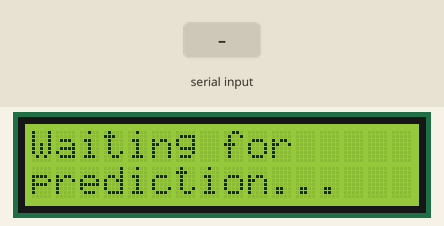
A sketch run on a simulated Arduino Uno, built with avr-gcc and run on an emulated ATmega328P. Parts: 16×2 character LCD. The inputs (shaded band) are chosen by the test bench. What the sketch prints to the serial monitor is not drawn.

Above: at 1.2 s.
1.3 s: "PRED:8,94\n" received over Serial
At 2.5 s:
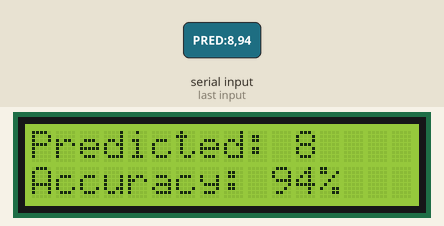
Timing chart, 0 to 4.3 s (numbered marks = the images above; inputs shaded):
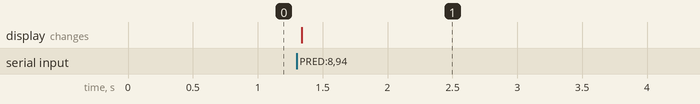

The sketch:

digit_display.ino
```cpp
#include <Wire.h>
#include <LiquidCrystal_I2C.h>

// LCD setup - try 0x27 first. If boxes remain, try 0x3F.
LiquidCrystal_I2C lcd(0x27, 16, 2);

// Variables to store prediction data
int predictedDigit = -1;
int accuracy = 0;
String inputBuffer = "";

void setup() {
  // Initialize Serial communication (9600 baud rate)
  Serial.begin(9600);

  // Initialize I2C and LCD
  Wire.begin();
  lcd.begin(16, 2);
  lcd.backlight();

  // Display startup message
  lcd.setCursor(0, 0);
  lcd.print("Waiting for");
  lcd.setCursor(0, 1);
  lcd.print("prediction...");
}

void loop() {
  // Check if data is available on Serial
  if (Serial.available() > 0) {
    char receivedChar = Serial.read();

    // Build the input buffer until newline
    if (receivedChar == '\n') {
      // Process the complete message
      processMessage(inputBuffer);
      inputBuffer = ""; // Clear buffer
    } else {
      inputBuffer += receivedChar;
    }
  }
}

void processMessage(String message) {
  // Expected format: "PRED:digit,accuracy"
  // Example: "PRED:8,94"

  if (message.startsWith("PRED:")) {
    // Remove "PRED:" prefix
    String data = message.substring(5);

    // Find comma separator
    int commaIndex = data.indexOf(',');

    if (commaIndex > 0) {
      // Extract digit and accuracy
      String digitStr = data.substring(0, commaIndex);
      String accuracyStr = data.substring(commaIndex + 1);

      predictedDigit = digitStr.toInt();
      accuracy = accuracyStr.toInt();

      // Update the LCD display
      updateDisplay();

      // Send confirmation back to computer (optional)
      Serial.print("Displayed: ");
      Serial.print(predictedDigit);
      Serial.print(" at ");
      Serial.print(accuracy);
      Serial.println("%");
    }
  }
}

void updateDisplay() {
  // Clear the display
  lcd.clear();

  // First line: "Predicted: X"
  lcd.setCursor(0, 0);
  lcd.print("Predicted: ");
  lcd.print(predictedDigit);

  // Second line: "Accuracy: XX%"
  lcd.setCursor(0, 1);
  lcd.print("Accuracy: ");
  lcd.print(accuracy);
  lcd.print("%");
}
```

Measured:
- after the input at 1.3 s, the display: changes at once (image 1)
